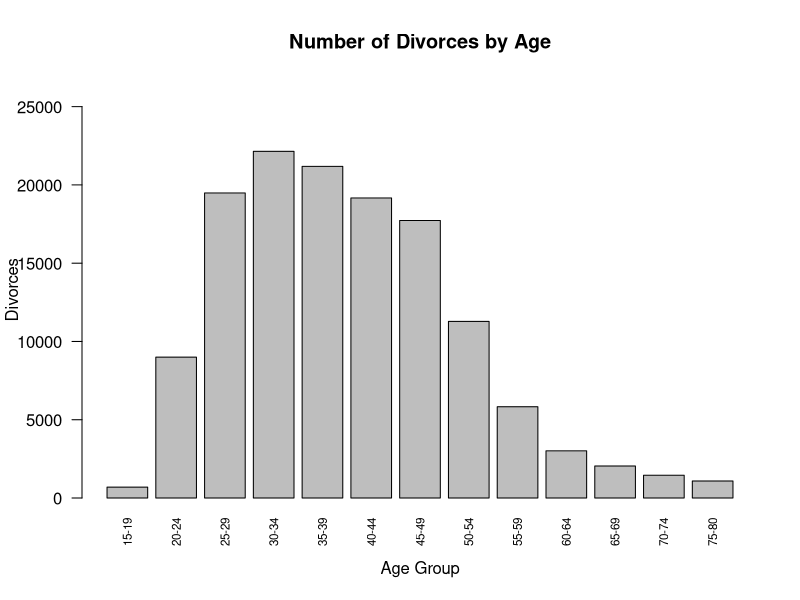
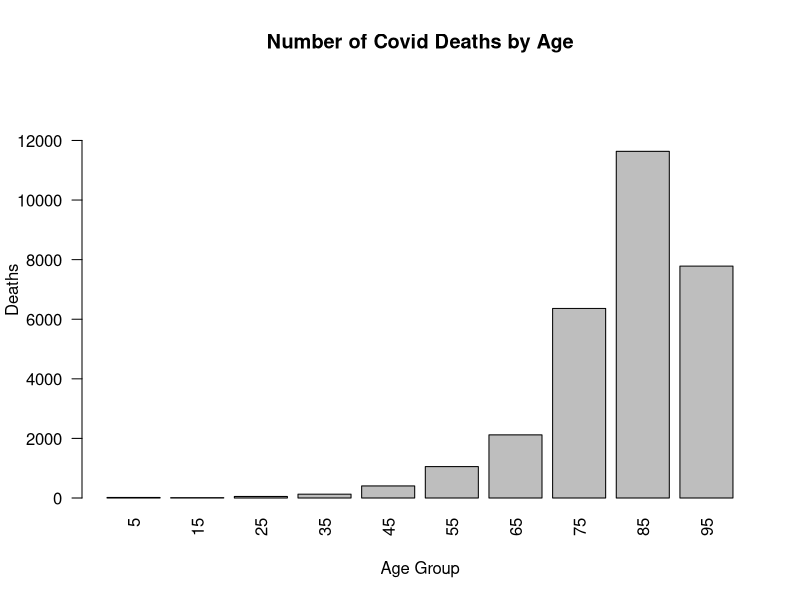
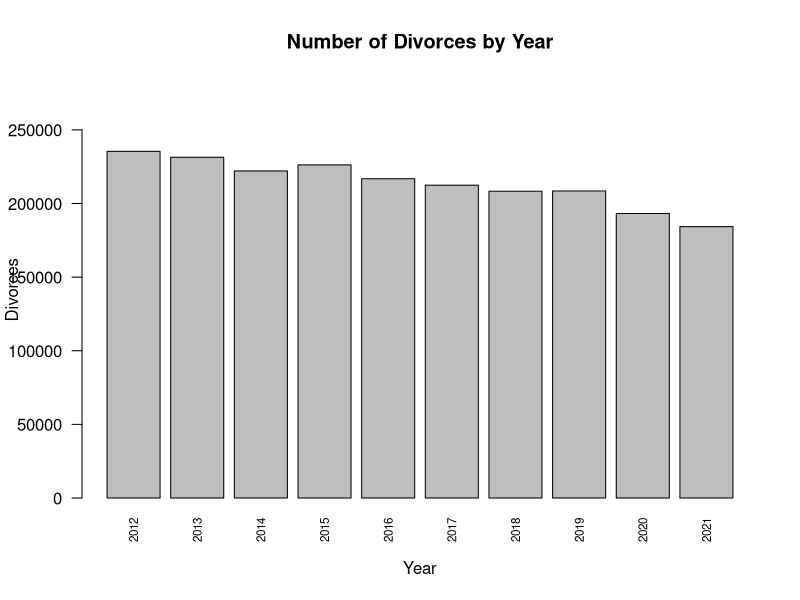
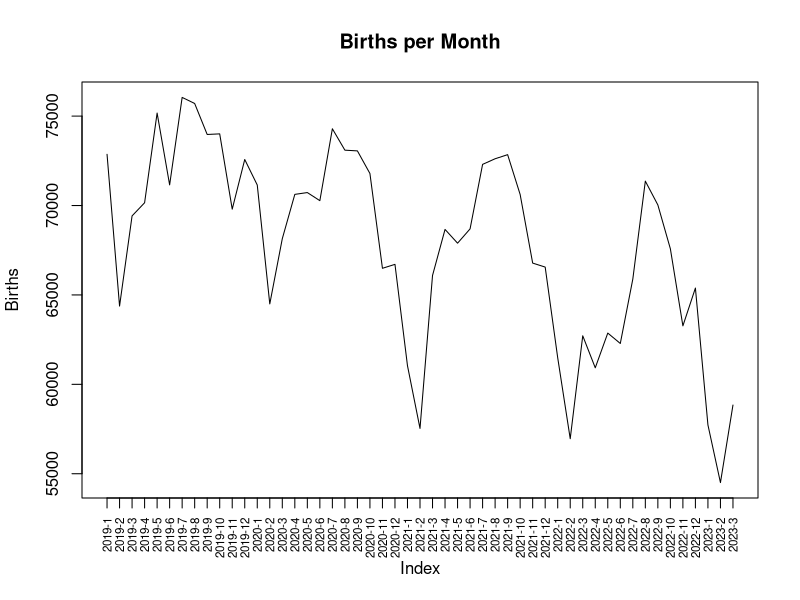
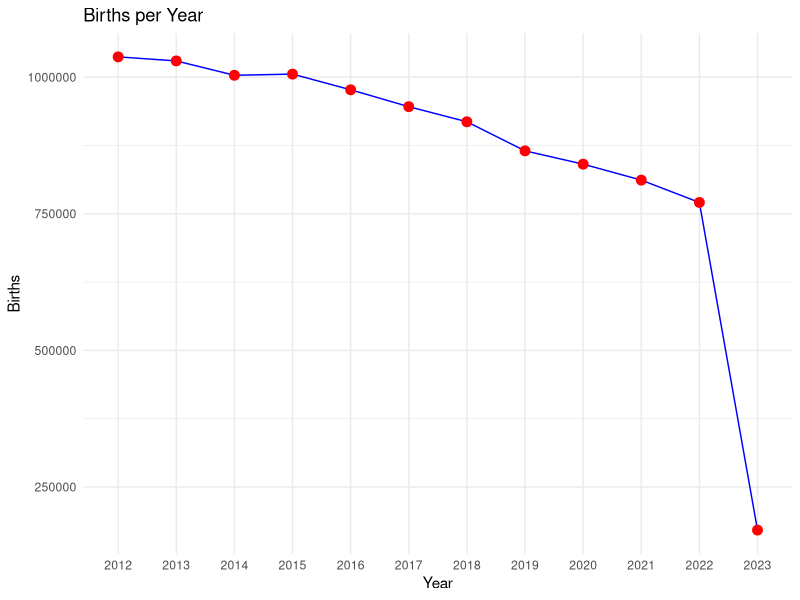
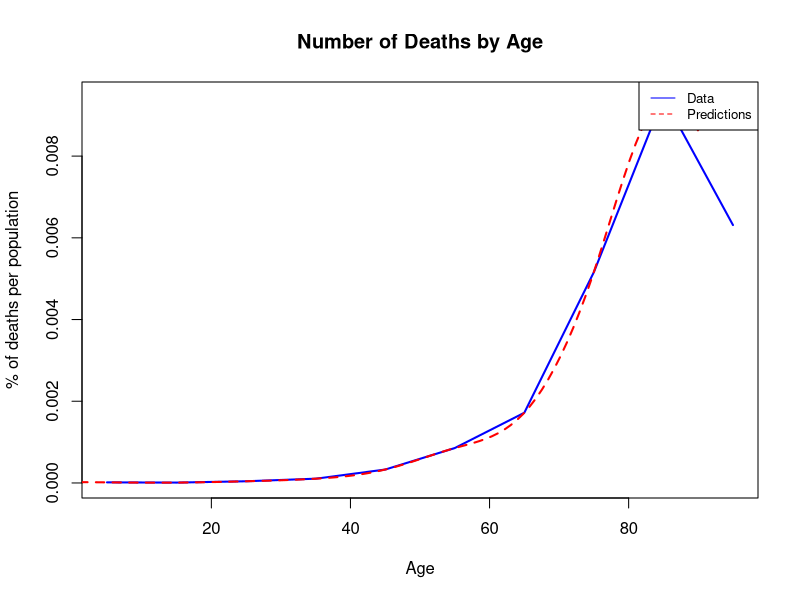
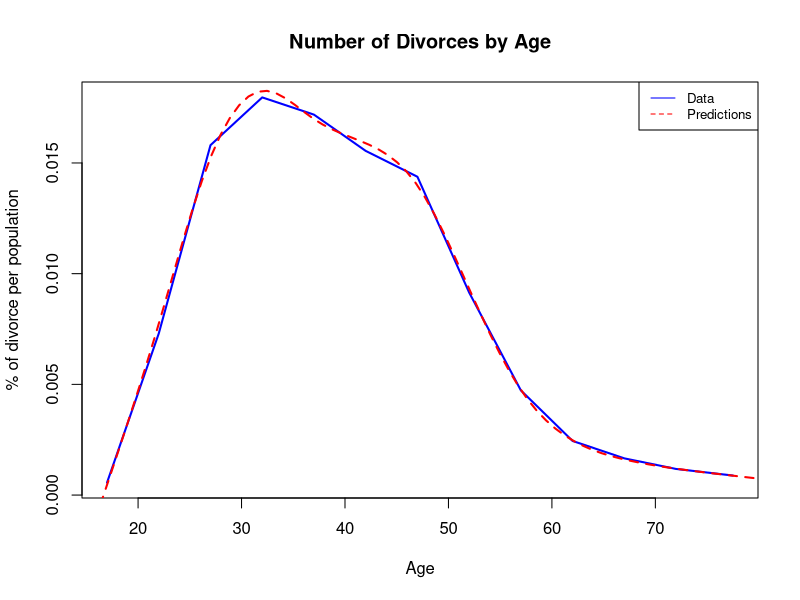

Write R code to recreate these figures, in order.
#install.packages("readxl")
#install.packages("ggplot2")

library(ggplot2)
library(mgcv)

death <- read.csv("./japan_deaths2.csv")
birth <- read.csv("./japan_birth.csv")
divorce <- read.csv("./divorce.csv")[-1,]
divorce_yearly <- read.csv("./divorce_yearly.csv")


# Birth data
col2drop <- c("Country.or.Area", "Area", "Record.Type", "Reliability.Code", "Source.Year", "Value.Footnotes")
bdf <- birth[, !colnames(birth) %in% col2drop]

bdf <- bdf[!bdf$Month %in% c("Total", "Unknown", ""), ]
bdf$Month <- match(tolower(bdf$Month), tolower(month.name))
bdf$Year <- as.numeric(as.character(bdf$Year))

bdf20 <- bdf[bdf$Year >= 2019, ]
bdf20

bdf20$Year <- as.factor(bdf20$Year)
bdf20$Month <- as.factor(bdf20$Month)
bdf20 <- bdf20[complete.cases(bdf20), ]
bdf20 <- bdf20[order(bdf20$Year, bdf20$Month), ]



# Death data
death$Age <- sapply(strsplit(death$Age, "-"), function(x) mean(as.numeric(x)))
death$Male <- as.numeric(gsub(",", "", death$Male)) 
death$Female <- as.numeric(gsub(",", "", death$Female))

ddf <- data.frame(
  Age = death$Age,
  Sum = death$Male + death$Female
)

# Raw Visualizations
barplot(divorce$Number, names.arg = divorce$Age, xlab = "Age Group", ylab = "Divorces", las=2, cex.names = 0.7, main = "Number of Divorces by Age", ylim = c(0, max(divorce$Number) * 1.2))

barplot(ddf$Sum, names.arg = death$Age, xlab = "Age Group", ylab = "Deaths", las=2, main = "Number of Covid Deaths by Age", ylim = c(0, max(ddf$Sum) * 1.2))

barplot(divorce_yearly$Number, names.arg = divorce_yearly$Year, xlab = "Year", ylab = "Divorces", las=2, cex.names = 0.7, main = "Number of Divorces by Year", ylim = c(0, max(divorce_yearly$Number) * 1.2))

plot(1:nrow(bdf20), bdf20$Value, type = "l", xlab = "Index", ylab = "Births", main = "Births per Month", xaxt = "n")
axis(1, at = 1:nrow(bdf20), labels = paste(bdf20$Year, bdf20$Month, sep = "-"), las = 2, cex.axis = 0.7)

bdf20 <- bdf[bdf$Year >= 2012, ]
bdf20

bdf20$Year <- as.factor(bdf20$Year)
bdf20$Month <- as.factor(bdf20$Month)
bdf20 <- bdf20[complete.cases(bdf20), ]
bdf20 <- bdf20[order(bdf20$Year, bdf20$Month), ]

# Sum the values by year
sum_by_year <- aggregate(Value ~ Year, data = bdf20, sum)
sum_by_year

# Create a new dataframe with year and sum of values
new_df <- data.frame(
  Year = sum_by_year$Year,
  Value = sum_by_year$Value
)

new_df <- new_df[complete.cases(new_df), ]

ggplot(new_df, aes(x = Year, y = Value, group = 1)) +
  geom_line(color = "blue") +
  geom_point(color = "red", size = 3) +
  labs(x = "Year", y = "Births", title = "Births per Year") +
  theme_minimal()


# Model
total_pop <- 123294513
ddf$Sum <- (ddf$Sum / total_pop) * 100.0

model_death <- gam(Sum ~ s(Age), data = ddf)

new_age <- seq(min(1), max(90), length.out = 100)
predictions_gam <- predict(model_death, newdata = data.frame(Age = new_age))

plot(ddf$Age, ddf$Sum, type = "l", col = "blue", lwd = 2, xlab = "Age", ylab = "% of deaths per population", main = "Number of Deaths by Age")
lines(new_age, predictions_gam, col = "red", lwd = 2, lty = 2)
legend("topright", legend = c("Data", "Predictions"), col = c("blue", "red"), lty = 1:2, cex = 0.8)


divorce$Age <- sapply(strsplit(divorce$Age, "-"), function(x) mean(as.numeric(x)))

divorce
str(divorce)

divdf <- data.frame(
  Age = divorce$Age,
  Sum = (divorce$Number/total_pop) * 100
)

model_div <- gam(Sum ~ s(Age), data = divdf)

predictions_gam_div <- predict(model_div, newdata = data.frame(Age = new_age))

plot(divdf$Age, divdf$Sum, type = "l", col = "blue", lwd = 2, xlab = "Age", ylab = "% of divorce per population", main = "Number of Divorces by Age")
lines(new_age, predictions_gam_div, col = "red", lwd = 2, lty = 2)
legend("topright", legend = c("Data", "Predictions"), col = c("blue", "red"), lty = 1:2, cex = 0.8)

predict_outcome <- function(age) {
  
  div_p <- predict(model_div, newdata = data.frame(Age = c(age)))
  dea_p <- predict(model_death, newdata = data.frame(Age = c(age)))
  if(div_p > dea_p)
  {
    return (paste("Person more likely to get a divorce: ", div_p, " than die: ", dea_p))
  }else{
    return (paste("Person more likely to get die: ", dea_p, " than get a divorce: ", div_p))
  }
}

age <- 30
predict_outcome(age)
